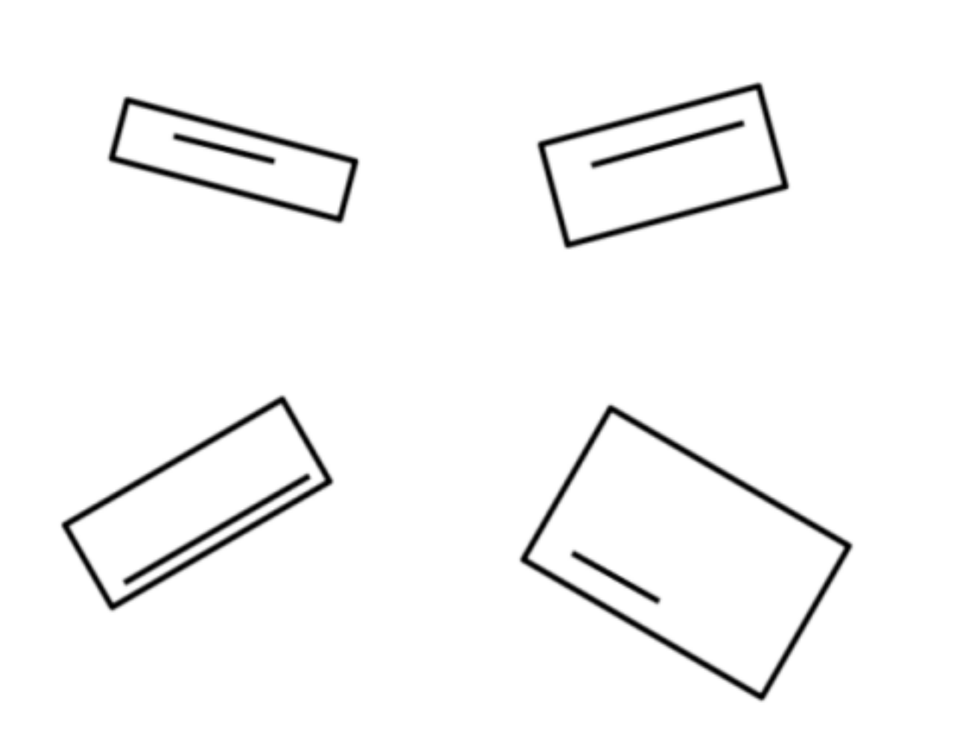
#> input picture image.png, 960 x 735 px, shrunk from 1288 x 986 before the run
$ python rectangle_numbering.py
#> lines starting #> are read from the running program, lines starting #| are printed output that depends on the picture; after the words box and inside, x2 and y2 are one past the last pixel; in counts of white or black regions, pixels touching at a corner belong together

import numpy as np
import os
from matplotlib import pyplot as plt
import cv2 as cv

img = cv.imread('image.png',0)
#> img is the input picture: shape (735, 960); min 0, max 255, mean 247.7
ret,thresh = cv.threshold(img,150,255,cv.THRESH_BINARY)
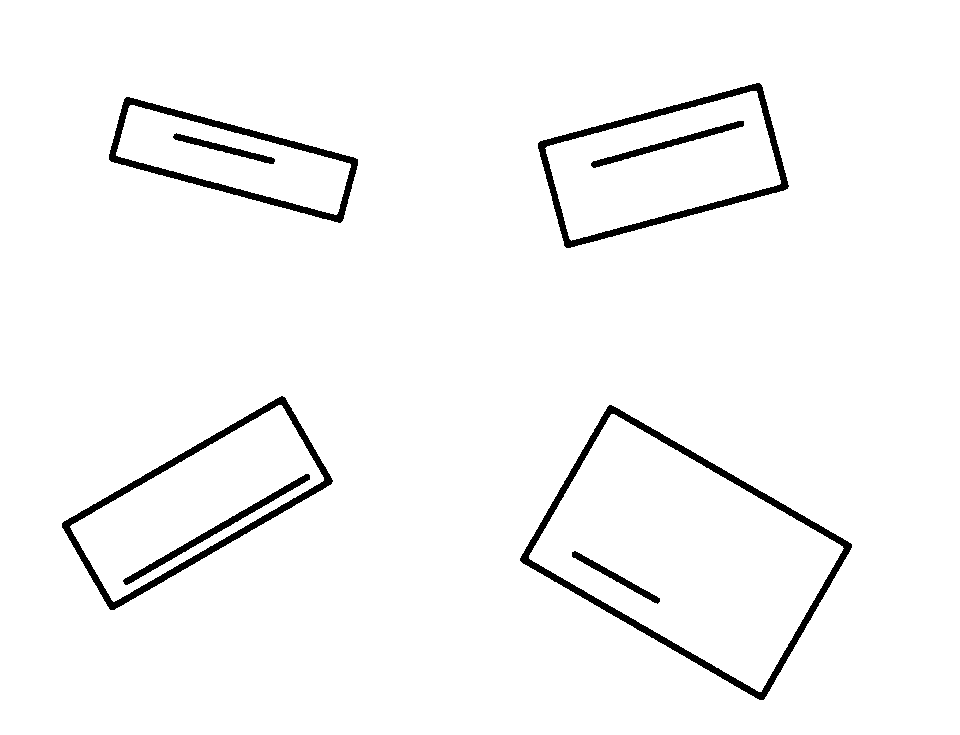
#> thresh: shape (735, 960); 96.8% white; 8 black regions
contours,_ = cv.findContours(thresh,cv.RETR_LIST, cv.CHAIN_APPROX_SIMPLE)
#> contours = 13 contours; largest, box (x1, y1, x2, y2) and area: (0, 0, 960, 735) 703906, (519, 404, 853, 701) 51510, (529, 414, 844, 692) 44846, (61, 395, 334, 611) 26468, (537, 82, 790, 249) 25988
count =[contours[6],contours[7],contours[1],contours[0]]
#> count = 4 contours; box (x1, y1, x2, y2) and area: (122, 473, 311, 586) 1609, (590, 120, 745, 169) 1176, (172, 132, 276, 165) 772, (571, 550, 661, 605) 734
height = []
for cnt in count:
    rect = cv.minAreaRect(cnt)
    box = cv.boxPoints(rect)
    box = np.int0(box)
    # cv.drawContours(img,[box],0,(0,255,0),20)   This is to visulaize which area is being contoured
    height.append(max(rect[1]))
#> this loop made 4 passes
#> (rect, box) on passes 1 to 4: (((223.6, 148.3), (8.62, 106), -75.72), [[273, 165], [171, 139], [173, 131], [275, 157]]), (((667.2, 143.7), (160.2, 8.63), -15.49), [[591, 169], [588, 160], [743, 118], [745, 126]]), (((216.5, 528.9), (215.9, 8.56), -29.98), [[125, 586], [120, 579], [307, 471], [312, 478]]), (((615.3, 576.8), (8.39, 101.6), -60.83), [[657, 605], [568, 555], [573, 548], [661, 597]])
#> after the loop, height = [106, 160.2, 215.9, 101.6]

height = sorted(height)
#> height = [101.6, 106, 160.2, 215.9]

for cnt in count:
    rect = cv.minAreaRect(cnt)
    box = cv.boxPoints(rect)
    box = np.int0(box)
    individual_height = (max(rect[1]))
    if individual_height in height:
        individual_index = height.index(individual_height)
        individual_index = str(individual_index+1)
        image = cv.putText(img, individual_index,(box[0][0],box[0][1]+150),cv.FONT_HERSHEY_SIMPLEX,1,(0, 128, 0),4)
#> this loop made 4 passes
#> (rect, box, individual_height, individual_index) on passes 1 to 4: (((223.6, 148.3), (8.62, 106), -75.72), [[273, 165], [171, 139], [173, 131], [275, 157]], 106, '2'), (((667.2, 143.7), (160.2, 8.63), -15.49), [[591, 169], [588, 160], [743, 118], [745, 126]], 160.2, '3'), (((216.5, 528.9), (215.9, 8.56), -29.98), [[125, 586], [120, 579], [307, 471], [312, 478]], 215.9, '4'), (((615.3, 576.8), (8.39, 101.6), -60.83), [[657, 605], [568, 555], [573, 548], [661, 597]], 101.6, '1')
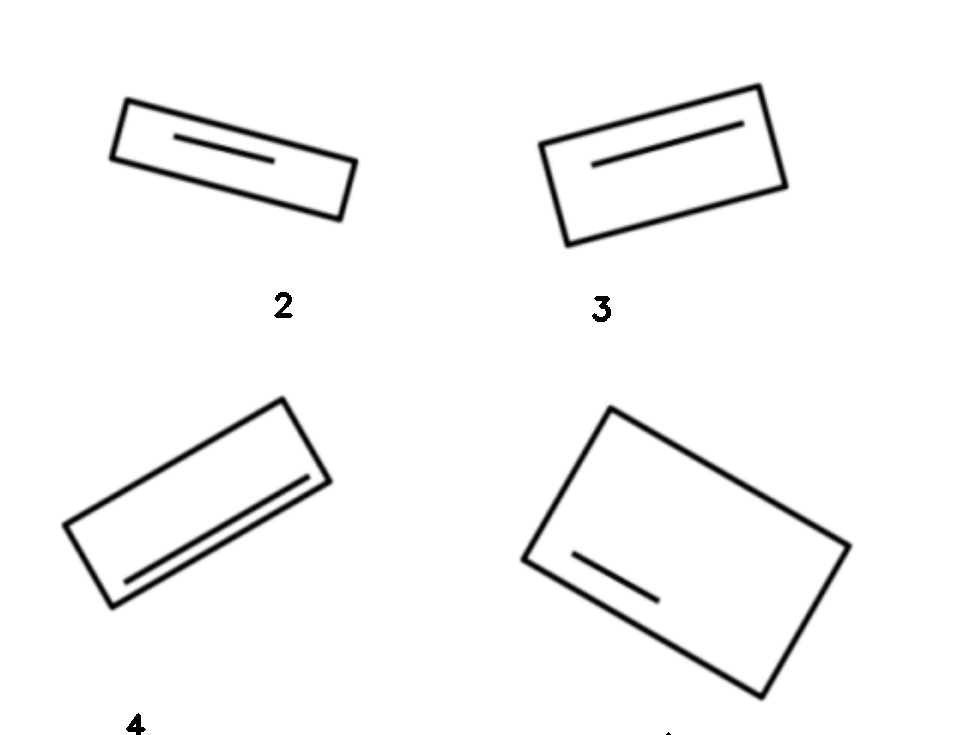
#> img: shape (735, 960); 0.1% of pixels changed, all inside (x1, y1, x2, y2) = (126, 292, 671, 735)

cv.imwrite('numbering_image.png',image)
